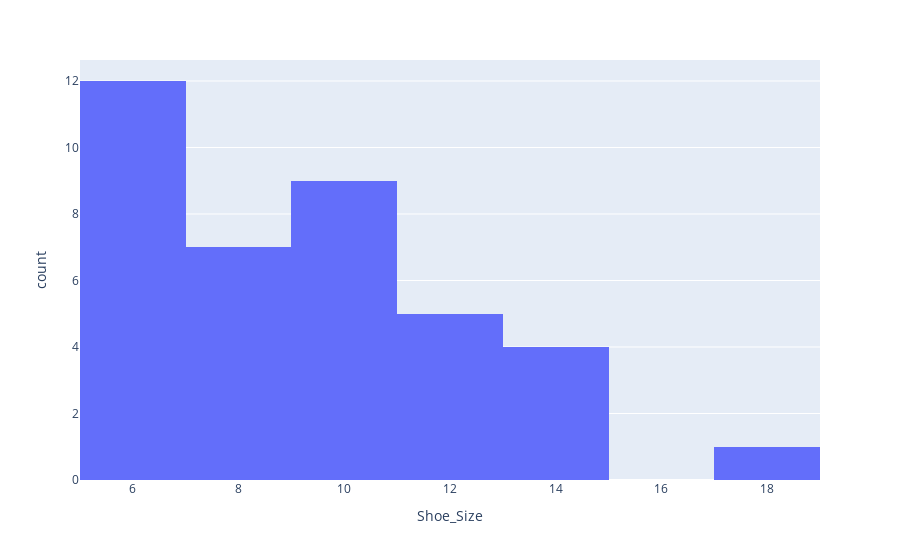

The notebook cell saved with this chart:
### Markdown cell above
###### Create a histogram of Shoe_Size using plotly

### Code cell
fig = px.histogram(data_frame=df, x='Shoe_Size')
fig.show()

### Figure 1 — Plotly figure (JSON) as saved in the notebook; plotly's stock layout.template omitted (floating-point values rounded to 4 significant figures)
{"data": [{"bingroup": "x", "hovertemplate": "Shoe_Size=%{x}<br>count=%{y}<extra></extra>", "legendgroup": "", "marker": {"color": "#636efa", "pattern": {"shape": ""}}, "name": "", "orientation": "v", "showlegend": false, "x": [13.5, 8.0, 6.4, 6.9, 10.5, 6.8, 5.5, 9.6, 9.1, 6.7, 9.7, 10.4, 7.7, 12.5, 7.6, 11.4, 5.6, 8.4, 12.1, 6.4, 13.7, 13.6, 18.0, 6.3, 11.6, 5.4, 9.5, 10.4, 13.7, 8.3, 6.5, 5.2, 7.6, 8.9, 10.5, 12.8, 6.6, 10.3], "xaxis": "x", "yaxis": "y", "type": "histogram"}], "layout": {"xaxis": {"anchor": "y", "domain": [0.0, 1.0], "title": {"text": "Shoe_Size"}}, "yaxis": {"anchor": "x", "domain": [0.0, 1.0], "title": {"text": "count"}}, "legend": {"tracegroupgap": 0}, "margin": {"t": 60}, "barmode": "relative"}}
